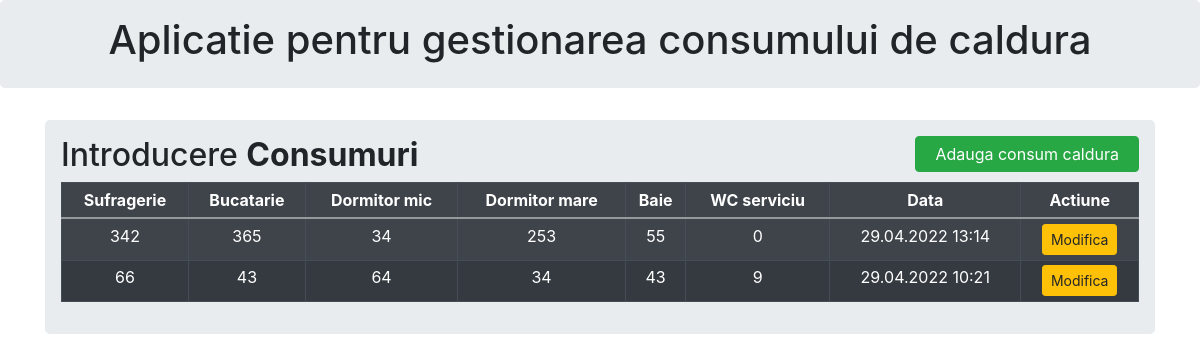
Before: / with the older database file.
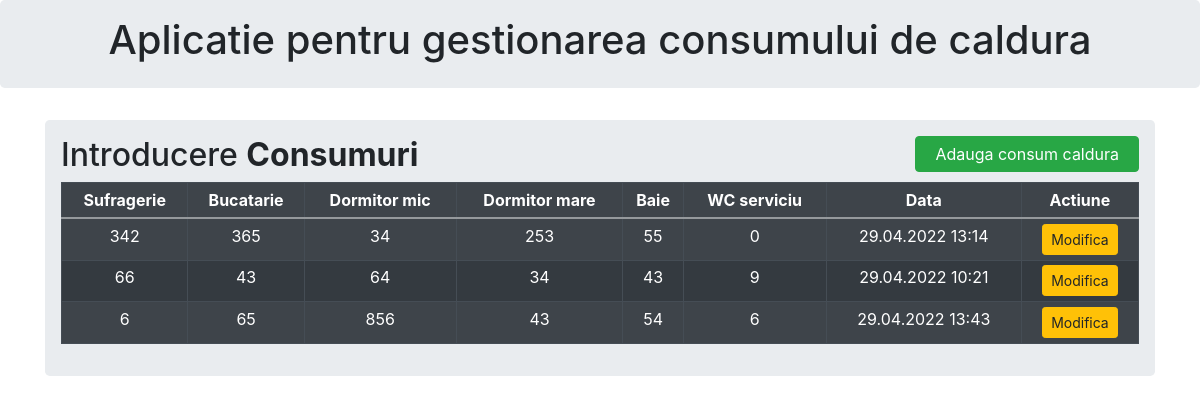
After: the same page with the newer database file.
### tables this page shows
CREATE TABLE "consumCald" (
	"id"	INTEGER NOT NULL UNIQUE,
	"Sufragerie"	INTEGER,
	"Bucatarie"	INTEGER,
	"DormitorMic"	INTEGER,
	"DormitorMare"	INTEGER,
	"Baie"	INTEGER,
	"WC"	INTEGER,
	"Data"	DATETIME,
	PRIMARY KEY("id" AUTOINCREMENT)
);

### consumCald/routes.py (the view)
@app.route('/')
def home():
    db=get_db()
    cursor=db.execute("SELECT * FROM consumCald")
    result=cursor.fetchall()
    return render_template('home.html', inreg=result)

### consumCald/routes.py (called while the page is built)
def connect_db():
    sql = sqlite3.connect('consumCald/consumCald.db')
    sql.row_factory = sqlite3.Row
    return sql

def get_db():
    if not hasattr(g, 'sqlite3'):
        g.sqlite3_db = connect_db()
    return g.sqlite3_db

### consumCald/templates/home.html (shortened to what this page needs)
{% extends 'base.html' %}
{% block body %}
<div class="row">
    <div class="container">
        <div class="jumbotron p-3">
            <h2>Introducere <b>Consumuri </b>
                <button type="button"  class="btn btn-success float-right" style="padding: 5px 19px;" data-toggle="modal" data-target="#modalAdaug">Adauga consum caldura</button>
                <br>
            </h2>
            <div class="col-fluid">
                <table id="table" class="table table-hover table-dark table-bordered table-striped table-sm">
                        <tr>
                            <th>Sufragerie</th>
                            <th>Bucatarie</th>
                            <th>Dormitor mic</th>
                            <th>Dormitor mare</th>
                            <th>Baie</th>
                            <th>WC serviciu</th>
                            <th>Data</th>
                            <th>Actiune</th>
                        </tr>
                    <tbody>
                        {% for c in inreg %}
                            <tr>
                                <td>{{c.Sufragerie}}</td>
                                <td>{{c.Bucatarie}}</td>
                                <td>{{c.DormitorMic}}</td>
                                <td>{{c.DormitorMare}}</td>
                                <td>{{c.Baie}}</td>
                                <td>{{c.WC}}</td>
                                <td>{{c.Data}}</td>
                                <td>
                                    <a href="/modificaCald/{{c.id}}" class="btn btn-warning btn-sm" data-toggle="modal" data-target="#modaleditCald{{c.id}}">Modifica</a>
                                </td>
                            </tr>
                        {%  endfor %}
                    </tbody>
                </table>
            </div>
        </div>
    </div>
</div>
{% endblock %}

### consumCald/templates/base.html (shortened to what this page needs)
<!DOCTYPE html>
<html lang="en">
   <head>
      <link rel="stylesheet" href="https://cdn.jsdelivr.net/npm/bootstrap@4.5.3/dist/css/bootstrap.min.css">
   </head>
   <body>
      {% block body %}
      {% endblock %}
   </body>
</html>

### consumCald/templates/header.html (shortened to what this page needs)
{% extends 'base.html' %}
{% block body %}
<div class="jumbotron p-3">
    <div class="well text-center">
        <h1>Aplicatie pentru gestionarea consumului de caldura </h1>
    </div>
</div>
{% endblock %}

### consumCald/templates/base.html (style rules this page uses)
table { text-align: center; }
table tr:not(:first-child) { cursor: pointer;transition: all .25s ease-in-out; }

Changed rows visible on the page:
added consumCald: Sufragerie "6", Bucatarie "65", DormitorMic "856", DormitorMare "43", Baie "54", WC "6", Data "29.04.2022 13:43"
